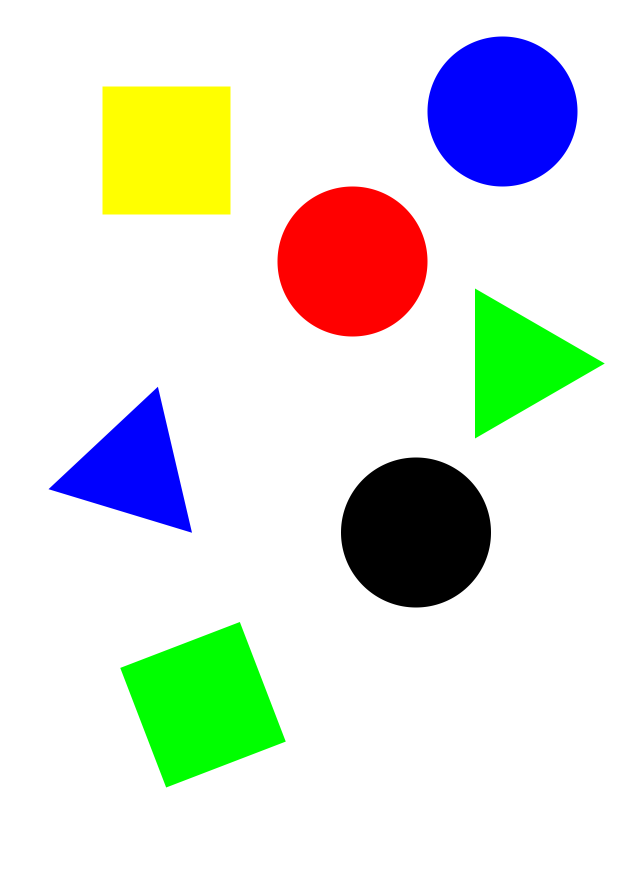
//> input picture task1_2.png, 2480 x 3508 px (shown at 1/4 size)
$ ./main   (built with g++ and OpenCV 4)
//> lines starting //> are read from the running program, lines starting //| are printed output that depends on the picture; after the words box and inside, x2 and y2 are one past the last pixel; in counts of white or black regions, pixels touching at a corner belong together
#include <iostream>
#include <opencv2/imgproc.hpp>
#include<opencv2/opencv.hpp>
using namespace std;
using namespace cv;

void getCon(Mat imgDil, Mat imgRe)
{
    vector<vector<Point>> contours;
    vector<Vec4i> hierarchy;
    findContours(imgDil, contours, hierarchy, RETR_EXTERNAL, CHAIN_APPROX_SIMPLE);
    vector<vector<Point>> conPoly(contours.size());
    vector<Rect> boundRect(contours.size());
    string objetType, color;
    int i, k;
    for(i = 0; i < contours.size(); i++)
    {
        k = 1;
        float peri = arcLength(contours[i], true);
        approxPolyDP(contours[i], conPoly[i], 0.02*peri, true);
        boundRect[i] = boundingRect(conPoly[i]);

        //判断颜色，绘制轮廓
        Point m((boundRect[i].x+80), (boundRect[i].y+100));
        Vec3b bgr = imgRe.at<Vec3b>(m);
        if(bgr[0] == 0 && bgr[1] == 0 && bgr[2] == 0)
        {
            color = "黑色";
            drawContours(imgRe, contours, i, Scalar(255, 0, 255), 5);
        }
        else if(bgr[0] == 255 && bgr[1] == 0 && bgr[2] == 0)
        {
            color = "蓝色";
            drawContours(imgRe, contours, i, Scalar(0, 0, 255), 5);
        }
        else if(bgr[0] == 0 && bgr[1] == 255 && bgr[2] == 0)
        {
            color = "绿色";
            drawContours(imgRe, contours, i, Scalar(0, 0, 255), 5);
        }
        else if(bgr[0] == 0 && bgr[1] == 0 && bgr[2] == 255)
        {
            color = "红色";
            drawContours(imgRe, contours, i, Scalar(255, 0, 255), 5);
        }
        else
        {
            k = 0;
            drawContours(imgRe, contours, i, Scalar(255, 0, 255), 5);
        }

        //判断形状
        int obj = (int)conPoly[i].size();
        if(obj == 3)
            objetType = "三角形";
        if(obj == 4)
        {
            float aspRation = (float)boundRect[i].width / (float)boundRect[i].height;
            if(aspRation > 0.95 && aspRation < 1.05)
                objetType = "正方形";
            else
                objetType = "矩形";
        }
        if(obj > 4)
            objetType = "圆形";
        //写序号
        putText(imgRe, to_string(i + 1), {boundRect[i].x+5, boundRect[i].y-5}, FONT_HERSHEY_DUPLEX, 1, Scalar(0, 69, 255), 2);
        if(k)
        {
            cout << '<' << i+1 << ">\t" << '<' << objetType << ">\t" << '<' << color << '>' << endl;
        }
        else
        {
            cout << '<' << i+1 << ">\t" << '<' << objetType << ">\t";
            printf("<B:%d G:%d R:%d>\n", bgr[0], bgr[1], bgr[2]);
        }
    }
}

int main()
{
    string path = "task1_2.png";
    Mat img = imread(path);
//> img is the input picture: 3508 rows x 2480 cols, CV_8UC3; mean B, G, R 218.5, 225.6, 221.6
    Mat imgRe, imgGray, imgBlur, imgCanny, imgDil;
    resize(img, imgRe, Size(), 0.3, 0.3);
    cvtColor(imgRe, imgGray, COLOR_BGR2GRAY);
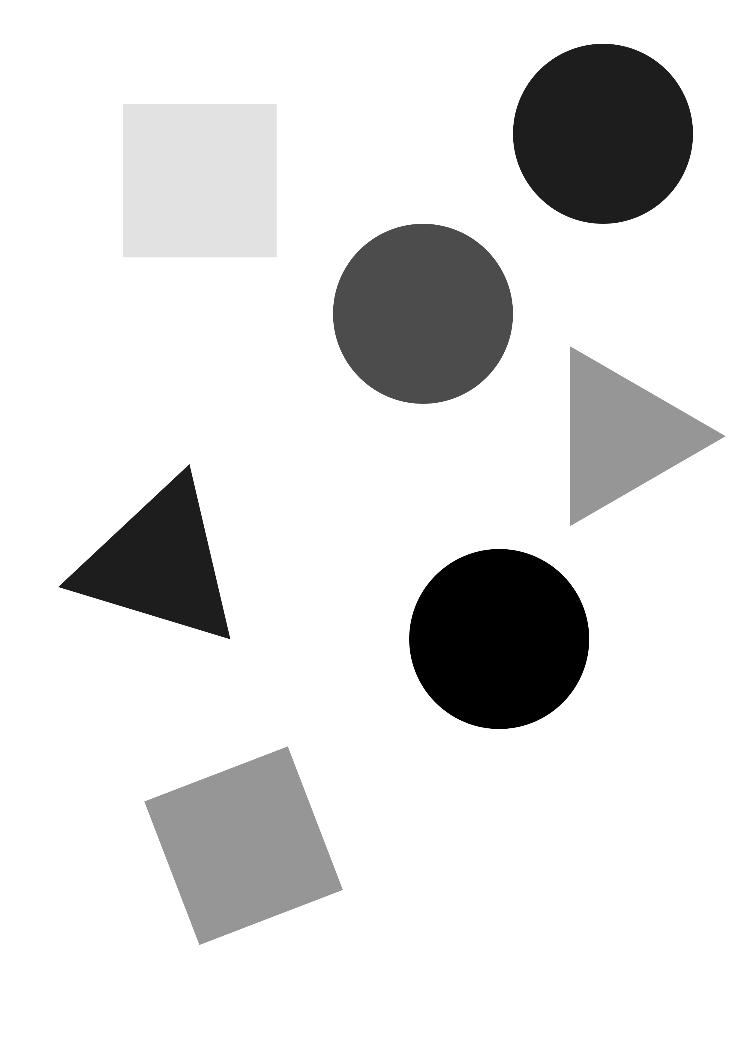
//> imgGray: 1052 rows x 744 cols, CV_8UC1; min 0, max 255, mean 223.6
    GaussianBlur(imgGray, imgBlur, Size(5,5), 5, 0);
    Canny(imgBlur, imgCanny, 25, 50);
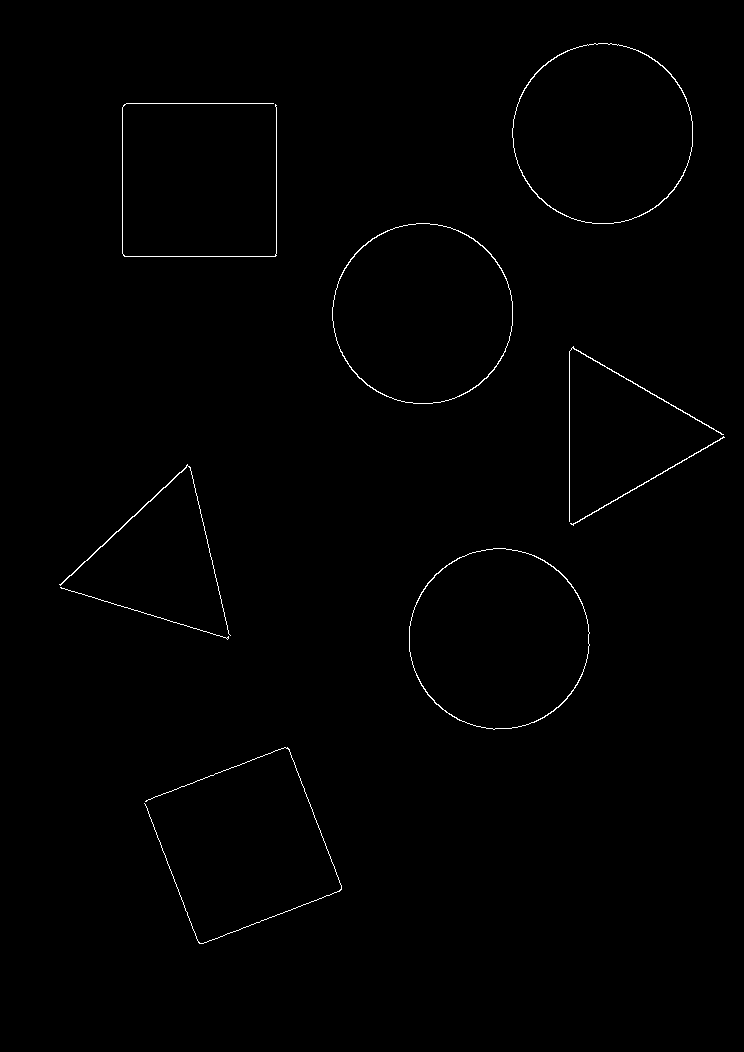
//> imgCanny: 1052 rows x 744 cols, CV_8UC1; 0.56% white in thin lines or dots, all inside (x1, y1, x2, y2) = (59, 43, 725, 944)
    Mat kernel = getStructuringElement(MORPH_RECT, Size(4,4));
    dilate(imgCanny, imgDil, kernel);
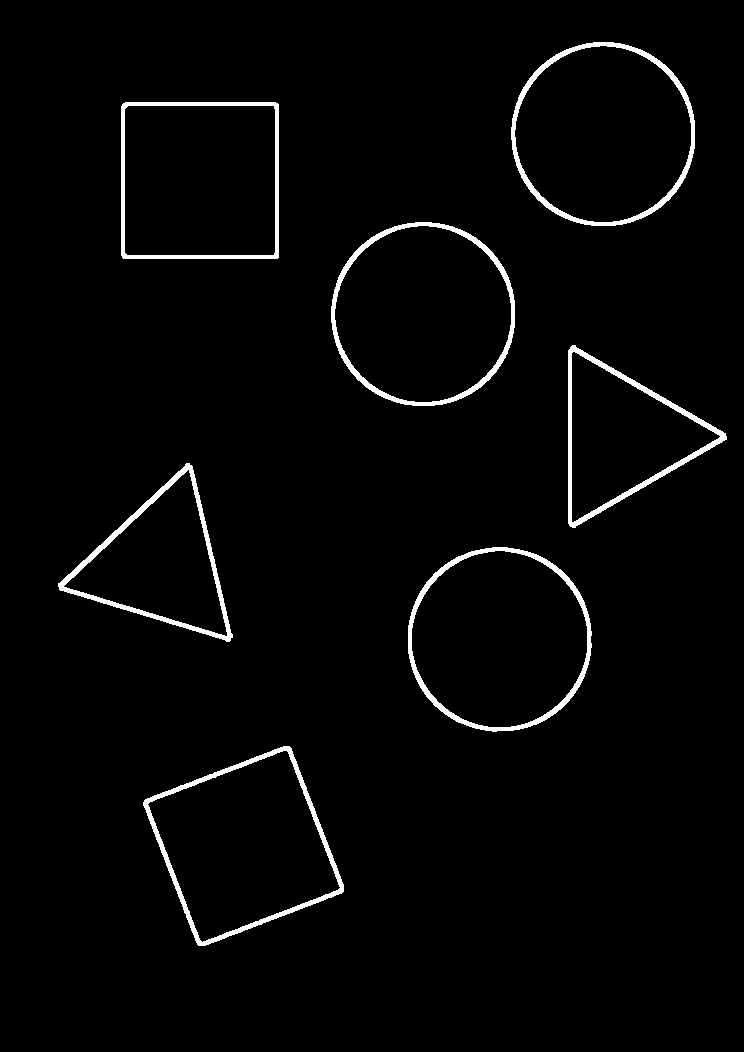
//> imgDil: 1052 rows x 744 cols, CV_8UC1; 2.4% white; 7 white regions

    getCon(imgDil, imgRe);
//> in getCon, `findContours(imgDil, contours, hierarchy, RETR_EXTERNAL, CHAIN_APPROX_..`: contours = 7 contours; box (x1, y1, x2, y2) and area: (331, 222, 515, 406) 26610, (511, 42, 695, 226) 26606, (408, 547, 592, 732) 26604, (143, 746, 344, 946) 24807, (121, 102, 279, 259) 24479, (568, 345, 727, 528) 15185, (58, 463, 233, 642) 15090
//> in getCon, `vector<vector<Point>> conPoly(contours.size());`: conPoly = 7 empty contours
//> the loop in getCon, `for(i = 0; i < contours.size(); i++)` made 7 passes
//> (peri, m, bgr, obj, aspRation) on passes 1, 6: (670.3, Point(223, 846), [0, 255, 0], 4, 1), (621.3, Point(202, 203), [0, 255, 255], 4, 1.01)
//> (peri, m, bgr, obj) on passes 2, 3, 4, 5, 7: (611.8, Point(488, 647), [0, 0, 0], 8), (577.5, Point(138, 563), [255, 0, 0], 3), (573.4, Point(652, 445), [0, 255, 0], 3), (610.2, Point(413, 324), [0, 0, 255], 8), (610.2, Point(592, 142), [255, 0, 0], 8)
//| <1>	<正方形>	<绿色>
//| <2>	<圆形>	<黑色>
//| <3>	<三角形>	<蓝色>
//| <4>	<三角形>	<绿色>
//| <5>	<圆形>	<红色>
//| <6>	<正方形>	<B:0 G:255 R:255>
//| <7>	<圆形>	<蓝色>
//> pass 1, in getCon, `putText(imgRe, to_string(i + 1), {boundRect[i].x+5, boundRect[i].y-5},..`:
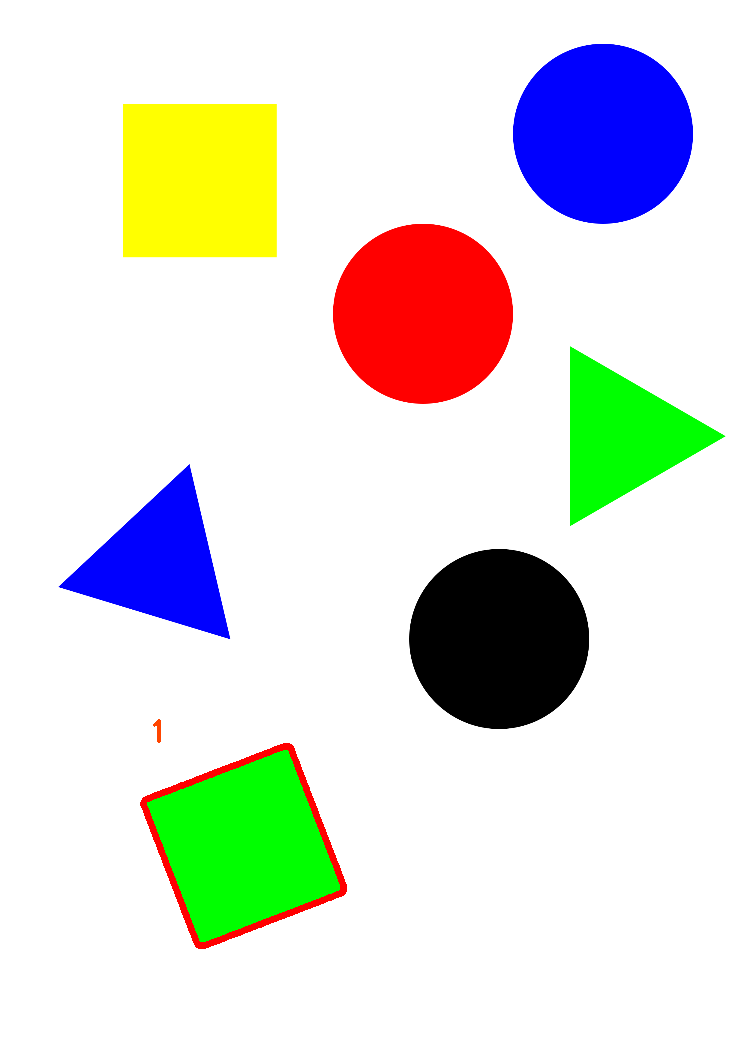
//> imgRe: 1052 rows x 744 cols, CV_8UC3; mean B, G, R 217.4, 224.2, 221.9
//> pass 3, in getCon, `putText(imgRe, to_string(i + 1), {boundRect[i].x+5, boundRect[i].y-5},..`:
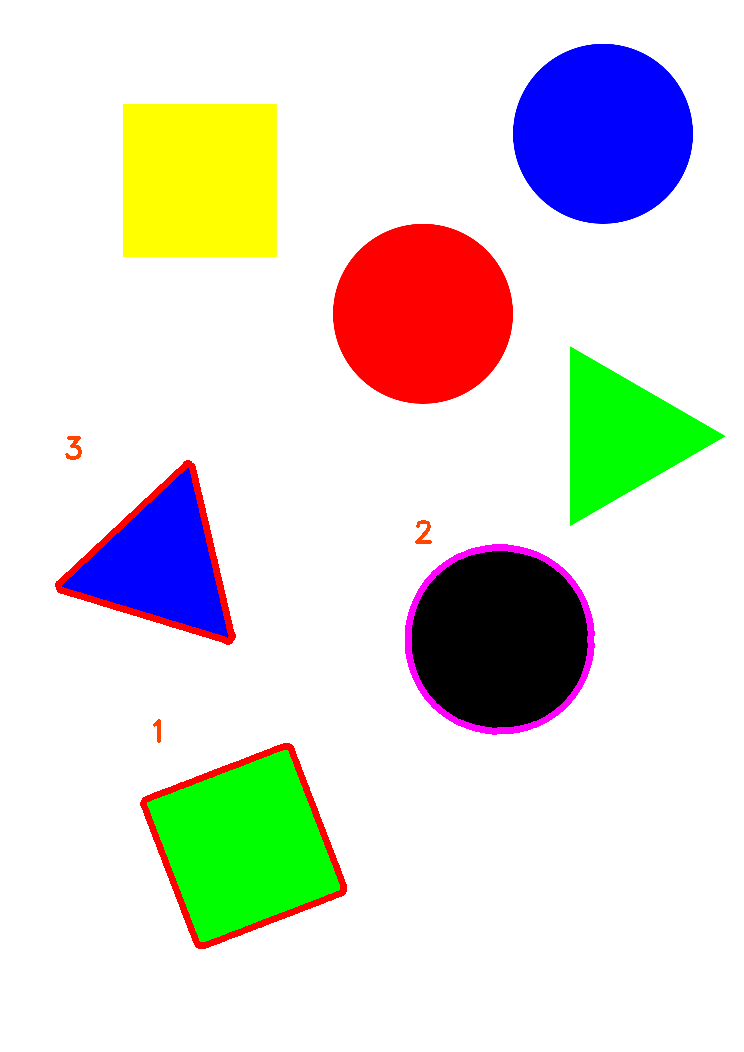
//> imgRe: 1052 rows x 744 cols, CV_8UC3; mean B, G, R 216.3, 222.1, 222.3
//> after the loop in getCon, `for(i = 0; i < contours.size(); i++)`:
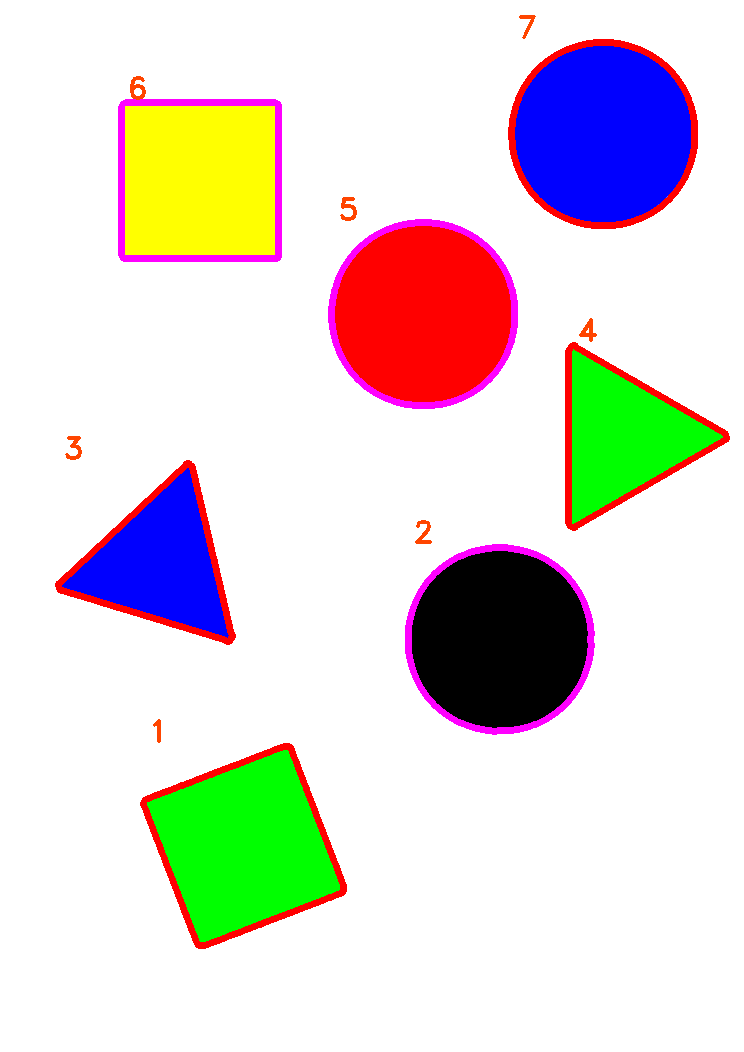
//> imgRe: 1052 rows x 744 cols, CV_8UC3; 2.08% of pixels changed, all inside (x1, y1, x2, y2) = (118, 15, 730, 531)

    imshow("Image", imgRe);
    waitKey(0);
    return 0;
}
